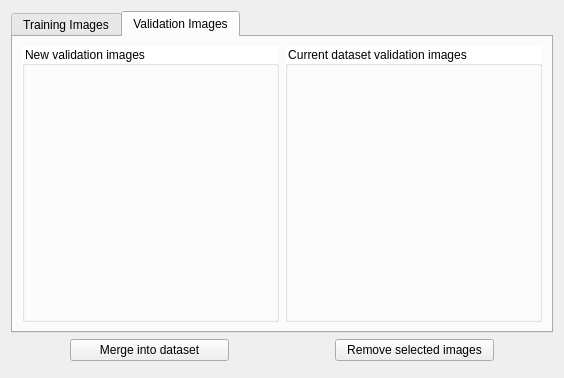
<?xml version="1.0" encoding="UTF-8"?>
<ui version="4.0">
 <class>ImageInspectionWidget</class>
 <widget class="QWidget" name="ImageInspectionWidget">
  <property name="geometry">
   <rect>
    <x>0</x>
    <y>0</y>
    <width>564</width>
    <height>378</height>
   </rect>
  </property>
  <property name="windowTitle">
   <string>Form</string>
  </property>
  <layout class="QVBoxLayout" name="verticalLayout">
   <item>
    <widget class="QTabWidget" name="tabWidget">
     <property name="currentIndex">
      <number>1</number>
     </property>
     <widget class="QWidget" name="TrainImagesTab">
      <attribute name="title">
       <string>Training Images</string>
      </attribute>
      <layout class="QVBoxLayout" name="verticalLayout_2">
       <item>
        <layout class="QHBoxLayout" name="horizontalLayout_3">
         <item>
          <widget class="QGroupBox" name="groupBox">
           <property name="styleSheet">
            <string notr="true">background-color: rgb(255, 255, 255)</string>
           </property>
           <property name="title">
            <string>New training images</string>
           </property>
           <layout class="QGridLayout" name="gridLayout">
            <item row="0" column="0">
             <widget class="ImageGalleryTree" name="newTrainImages">
              <property name="enabled">
               <bool>true</bool>
              </property>
              <property name="styleSheet">
               <string notr="true">selection-color: rgb(0, 0, 0);
              selection-background-color: rgb(255, 255, 255);
              background-color: transparent;
              border: 2px rgb(0, 0, 0);
             </string>
              </property>
              <property name="rootIsDecorated">
               <bool>true</bool>
              </property>
              <attribute name="headerVisible">
               <bool>false</bool>
              </attribute>
              <column>
               <property name="text">
                <string notr="true">1</string>
               </property>
              </column>
             </widget>
            </item>
           </layout>
          </widget>
         </item>
         <item>
          <widget class="QGroupBox" name="groupBox_2">
           <property name="styleSheet">
            <string notr="true">background-color: rgb(255, 255, 255)</string>
           </property>
           <property name="title">
            <string>Current dataset training images</string>
           </property>
           <layout class="QGridLayout" name="gridLayout_4">
            <item row="0" column="0">
             <widget class="ImageGalleryTree" name="datasetTrainImages">
              <property name="styleSheet">
               <string notr="true">selection-color: rgb(0, 0, 0);
              selection-background-color: rgb(255, 255, 255);
              background-color: transparent;
              border: 2px rgb(0, 0, 0);
             </string>
              </property>
              <attribute name="headerVisible">
               <bool>false</bool>
              </attribute>
              <column>
               <property name="text">
                <string notr="true">1</string>
               </property>
              </column>
             </widget>
            </item>
           </layout>
          </widget>
         </item>
        </layout>
       </item>
      </layout>
     </widget>
     <widget class="QWidget" name="ValidationImagesTab">
      <attribute name="title">
       <string>Validation Images</string>
      </attribute>
      <layout class="QVBoxLayout" name="verticalLayout_3">
       <item>
        <layout class="QHBoxLayout" name="horizontalLayout_4">
         <item>
          <widget class="QGroupBox" name="groupBox_3">
           <property name="styleSheet">
            <string notr="true">background-color: rgb(255, 255, 255)</string>
           </property>
           <property name="title">
            <string>New validation images</string>
           </property>
           <layout class="QGridLayout" name="gridLayout_5">
            <item row="0" column="0">
             <widget class="ImageGalleryTree" name="newValidationImages">
              <property name="styleSheet">
               <string notr="true">selection-color: rgb(0, 0, 0);
              selection-background-color: rgb(255, 255, 255);
              background-color: transparent;
              border: 2px rgb(0, 0, 0);
             </string>
              </property>
              <attribute name="headerVisible">
               <bool>false</bool>
              </attribute>
              <column>
               <property name="text">
                <string notr="true">1</string>
               </property>
              </column>
             </widget>
            </item>
           </layout>
          </widget>
         </item>
         <item>
          <widget class="QGroupBox" name="groupBox_4">
           <property name="styleSheet">
            <string notr="true">background-color: rgb(255, 255, 255)</string>
           </property>
           <property name="title">
            <string>Current dataset validation images</string>
           </property>
           <layout class="QGridLayout" name="gridLayout_6">
            <item row="0" column="0">
             <widget class="ImageGalleryTree" name="datasetValidationImages">
              <property name="styleSheet">
               <string notr="true">selection-color: rgb(0, 0, 0);
              selection-background-color: rgb(255, 255, 255);
              background-color: transparent;
              border: 2px rgb(0, 0, 0);
             </string>
              </property>
              <attribute name="headerVisible">
               <bool>false</bool>
              </attribute>
              <column>
               <property name="text">
                <string notr="true">1</string>
               </property>
              </column>
             </widget>
            </item>
           </layout>
          </widget>
         </item>
        </layout>
       </item>
      </layout>
     </widget>
    </widget>
   </item>
   <item>
    <widget class="QWidget" name="widget" native="true">
     <layout class="QHBoxLayout" name="horizontalLayout">
      <property name="leftMargin">
       <number>9</number>
      </property>
      <property name="topMargin">
       <number>0</number>
      </property>
      <property name="bottomMargin">
       <number>6</number>
      </property>
      <item>
       <spacer name="horizontalSpacer_2">
        <property name="orientation">
         <enum>Qt::Horizontal</enum>
        </property>
        <property name="sizeType">
         <enum>QSizePolicy::Minimum</enum>
        </property>
        <property name="sizeHint" stdset="0">
         <size>
          <width>50</width>
          <height>20</height>
         </size>
        </property>
       </spacer>
      </item>
      <item>
       <widget class="QPushButton" name="pushButton_commit">
        <property name="sizePolicy">
         <sizepolicy hsizetype="Expanding" vsizetype="Fixed">
          <horstretch>0</horstretch>
          <verstretch>0</verstretch>
         </sizepolicy>
        </property>
        <property name="text">
         <string>Merge into dataset</string>
        </property>
        <property name="icon">
         <iconset resource="../Resources/UI_Icons.qrc">
          <normaloff>:/UISymbols/UI_Merge_Icon.svg</normaloff>:/UISymbols/UI_Merge_Icon.svg</iconset>
        </property>
        <property name="iconSize">
         <size>
          <width>18</width>
          <height>18</height>
         </size>
        </property>
       </widget>
      </item>
      <item>
       <spacer name="horizontalSpacer_4">
        <property name="orientation">
         <enum>Qt::Horizontal</enum>
        </property>
        <property name="sizeType">
         <enum>QSizePolicy::Minimum</enum>
        </property>
        <property name="sizeHint" stdset="0">
         <size>
          <width>50</width>
          <height>20</height>
         </size>
        </property>
       </spacer>
      </item>
      <item>
       <spacer name="horizontalSpacer">
        <property name="orientation">
         <enum>Qt::Horizontal</enum>
        </property>
        <property name="sizeType">
         <enum>QSizePolicy::Minimum</enum>
        </property>
        <property name="sizeHint" stdset="0">
         <size>
          <width>50</width>
          <height>20</height>
         </size>
        </property>
       </spacer>
      </item>
      <item>
       <widget class="QPushButton" name="pushButton_removeImages">
        <property name="sizePolicy">
         <sizepolicy hsizetype="Expanding" vsizetype="Fixed">
          <horstretch>0</horstretch>
          <verstretch>0</verstretch>
         </sizepolicy>
        </property>
        <property name="text">
         <string>Remove selected images</string>
        </property>
        <property name="icon">
         <iconset resource="../Resources/UI_Icons.qrc">
          <normaloff>:/UISymbols/UI_Delete_Alt_Icon.svg</normaloff>:/UISymbols/UI_Delete_Alt_Icon.svg</iconset>
        </property>
        <property name="iconSize">
         <size>
          <width>18</width>
          <height>18</height>
         </size>
        </property>
       </widget>
      </item>
      <item>
       <spacer name="horizontalSpacer_3">
        <property name="orientation">
         <enum>Qt::Horizontal</enum>
        </property>
        <property name="sizeType">
         <enum>QSizePolicy::Minimum</enum>
        </property>
        <property name="sizeHint" stdset="0">
         <size>
          <width>50</width>
          <height>20</height>
         </size>
        </property>
       </spacer>
      </item>
     </layout>
    </widget>
   </item>
  </layout>
 </widget>
 <customwidgets>
  <customwidget>
   <class>ImageGalleryTree</class>
   <extends>QTreeWidget</extends>
   <header>imagegallerytree.h</header>
  </customwidget>
 </customwidgets>
 <resources>
  <include location="../Resources/UI_Icons.qrc"/>
 </resources>
 <connections/>
</ui>
